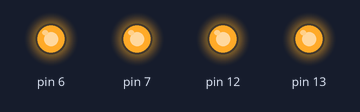
Recording of a sketch running on a simulated Arduino Uno, built with avr-gcc and run on an emulated ATmega328P. Shown: output pins drawn as LEDs (lit = HIGH).

Above: at 1.5 s.
At 12.5 s:
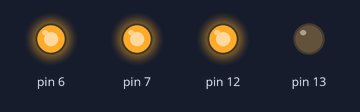
At 17.5 s:
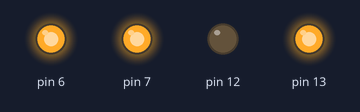
At 23.5 s:
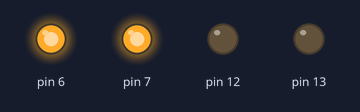
At 33.5 s:
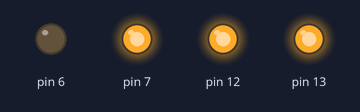
At 44.5 s:
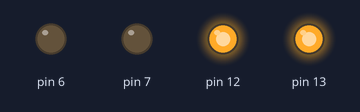
Timing chart, 0 to 45.5 s (numbered marks = the images above):
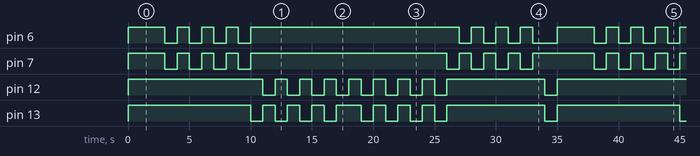

The sketch:

Activity_3.ino
```cpp
/* This program to controls four LEDs in two separate groups using C++ classes.
Requirements: The loop function should be composed only by class methods.
For now, each state of the LEDs will occur for a fixed set of time. */

class LEDs {
private:
    byte pin1;
    byte pin2;

public:
    LEDs(byte p1, byte p2) : pin1(p1), pin2(p2) {
        pinMode(pin1, OUTPUT);
        pinMode(pin2, OUTPUT);
    }

    ~LEDs() {}

    void on() {
        digitalWrite(pin1, HIGH);
        digitalWrite(pin2, HIGH);
    }

    void off() {
        digitalWrite(pin1, LOW);
        digitalWrite(pin2, LOW);
    }

    void blinkTogether() {
        for (int i = 0; i < 4; i++) {
            on();
            delay(1000);
            off();
            delay(1000);
        }
    }

    void blinkSeparately() {
        for (int i = 0; i < 4; i++) {
            digitalWrite(pin1, HIGH);
            digitalWrite(pin2, LOW);
            delay(1000);
            digitalWrite(pin1, LOW);
            digitalWrite(pin2, HIGH);
            delay(1000);
        }
    }
};

LEDs redRow(6, 7);
LEDs greenRow(12, 13);

void setup() {
}

void loop() {
    redRow.on();
    greenRow.on();
    delay(2000);
    redRow.blinkTogether();
    redRow.on();
    greenRow.blinkSeparately();
    greenRow.blinkTogether();
    greenRow.on();
    redRow.blinkSeparately();
    greenRow.off();
    delay(1000);
}
```

Measured:
- by itself, pin 6: repeats every 35.0 s: 3 × (LOW 1.0 s, HIGH 1.0 s), LOW 1.0 s, HIGH 17.0 s, 3 × (LOW 1.0 s, HIGH 1.0 s), LOW 2.0 s, HIGH 3.0 s
- by itself, pin 7: repeats every 35.0 s: 3 × (LOW 1.0 s, HIGH 1.0 s), LOW 1.0 s, HIGH 16.0 s, 3 × (LOW 1.0 s, HIGH 1.0 s), LOW 1.0 s, HIGH 5.0 s
- by itself, pin 12: repeats every 35.0 s: 7 × (LOW 1.0 s, HIGH 1.0 s), LOW 1.0 s, HIGH 8.0 s, LOW 1.0 s, HIGH 11.0 s
- by itself, pin 13: repeats every 35.0 s: 3 × (LOW 1.0 s, HIGH 1.0 s), LOW 1.0 s, HIGH 2.0 s, 3 × (LOW 1.0 s, HIGH 1.0 s), LOW 1.0 s, HIGH 8.0 s, LOW 1.0 s, HIGH 10.0 s
